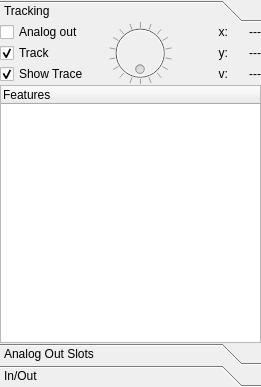
<?xml version="1.0" encoding="UTF-8"?>
<ui version="4.0">
 <class>tab_objects</class>
 <widget class="QWidget" name="tab_objects">
  <property name="geometry">
   <rect>
    <x>0</x>
    <y>0</y>
    <width>261</width>
    <height>387</height>
   </rect>
  </property>
  <property name="windowTitle">
   <string>Form</string>
  </property>
  <layout class="QGridLayout" name="gridLayout">
   <property name="margin">
    <number>0</number>
   </property>
   <property name="spacing">
    <number>0</number>
   </property>
   <item row="0" column="0">
    <layout class="QGridLayout" name="gridLayout_2">
     <property name="spacing">
      <number>1</number>
     </property>
     <item row="1" column="0">
      <widget class="QToolBox" name="toolBox">
       <property name="frameShape">
        <enum>QFrame::NoFrame</enum>
       </property>
       <property name="frameShadow">
        <enum>QFrame::Plain</enum>
       </property>
       <property name="lineWidth">
        <number>0</number>
       </property>
       <property name="currentIndex">
        <number>0</number>
       </property>
       <property name="tabSpacing">
        <number>0</number>
       </property>
       <widget class="QWidget" name="page_objects_tracking">
        <property name="geometry">
         <rect>
          <x>0</x>
          <y>0</y>
          <width>259</width>
          <height>322</height>
         </rect>
        </property>
        <attribute name="label">
         <string>Tracking</string>
        </attribute>
        <layout class="QGridLayout" name="gridLayout_6">
         <property name="margin">
          <number>0</number>
         </property>
         <property name="spacing">
          <number>0</number>
         </property>
         <item row="0" column="1">
          <layout class="QGridLayout" name="gridLayout_5">
           <property name="topMargin">
            <number>0</number>
           </property>
           <property name="spacing">
            <number>1</number>
           </property>
           <item row="2" column="4">
            <widget class="QLabel" name="lbl_speed">
             <property name="text">
              <string>---</string>
             </property>
             <property name="alignment">
              <set>Qt::AlignRight|Qt::AlignTrailing|Qt::AlignVCenter</set>
             </property>
            </widget>
           </item>
           <item row="0" column="3">
            <widget class="QLabel" name="lbl_xlbl">
             <property name="text">
              <string>x:</string>
             </property>
             <property name="alignment">
              <set>Qt::AlignRight|Qt::AlignTrailing|Qt::AlignVCenter</set>
             </property>
            </widget>
           </item>
           <item row="1" column="4">
            <widget class="QLabel" name="lbl_y">
             <property name="sizePolicy">
              <sizepolicy hsizetype="Preferred" vsizetype="Preferred">
               <horstretch>0</horstretch>
               <verstretch>0</verstretch>
              </sizepolicy>
             </property>
             <property name="minimumSize">
              <size>
               <width>32</width>
               <height>0</height>
              </size>
             </property>
             <property name="maximumSize">
              <size>
               <width>32</width>
               <height>16777215</height>
              </size>
             </property>
             <property name="text">
              <string>---</string>
             </property>
             <property name="alignment">
              <set>Qt::AlignRight|Qt::AlignTrailing|Qt::AlignVCenter</set>
             </property>
            </widget>
           </item>
           <item row="1" column="0">
            <widget class="QCheckBox" name="ckb_track">
             <property name="text">
              <string>Track</string>
             </property>
             <property name="checked">
              <bool>true</bool>
             </property>
            </widget>
           </item>
           <item row="2" column="3">
            <widget class="QLabel" name="lbl_speed_lbl">
             <property name="text">
              <string>v:</string>
             </property>
             <property name="alignment">
              <set>Qt::AlignRight|Qt::AlignTrailing|Qt::AlignVCenter</set>
             </property>
            </widget>
           </item>
           <item row="1" column="3">
            <widget class="QLabel" name="lbl_y_lbl">
             <property name="text">
              <string>y:</string>
             </property>
             <property name="alignment">
              <set>Qt::AlignRight|Qt::AlignTrailing|Qt::AlignVCenter</set>
             </property>
            </widget>
           </item>
           <item row="2" column="0">
            <widget class="QCheckBox" name="ckb_trace">
             <property name="text">
              <string>Show Trace</string>
             </property>
             <property name="checked">
              <bool>true</bool>
             </property>
            </widget>
           </item>
           <item row="0" column="0">
            <widget class="QCheckBox" name="ckb_analog_pos">
             <property name="text">
              <string>Analog out</string>
             </property>
            </widget>
           </item>
           <item row="0" column="4">
            <widget class="QLabel" name="lbl_x">
             <property name="sizePolicy">
              <sizepolicy hsizetype="Preferred" vsizetype="Preferred">
               <horstretch>0</horstretch>
               <verstretch>0</verstretch>
              </sizepolicy>
             </property>
             <property name="minimumSize">
              <size>
               <width>32</width>
               <height>0</height>
              </size>
             </property>
             <property name="maximumSize">
              <size>
               <width>32</width>
               <height>16777215</height>
              </size>
             </property>
             <property name="text">
              <string>---</string>
             </property>
             <property name="alignment">
              <set>Qt::AlignRight|Qt::AlignTrailing|Qt::AlignVCenter</set>
             </property>
            </widget>
           </item>
           <item row="0" column="1" rowspan="3" colspan="2">
            <widget class="QDial" name="dial_direction">
             <property name="enabled">
              <bool>false</bool>
             </property>
             <property name="maximum">
              <number>359</number>
             </property>
             <property name="pageStep">
              <number>1</number>
             </property>
             <property name="orientation">
              <enum>Qt::Vertical</enum>
             </property>
             <property name="invertedAppearance">
              <bool>true</bool>
             </property>
             <property name="wrapping">
              <bool>true</bool>
             </property>
             <property name="notchTarget">
              <double>20.000000000000000</double>
             </property>
             <property name="notchesVisible">
              <bool>true</bool>
             </property>
            </widget>
           </item>
           <item row="3" column="0" colspan="5">
            <widget class="QTreeWidget" name="tree_link_features">
             <property name="sizePolicy">
              <sizepolicy hsizetype="Expanding" vsizetype="Expanding">
               <horstretch>0</horstretch>
               <verstretch>0</verstretch>
              </sizepolicy>
             </property>
             <property name="showDropIndicator" stdset="0">
              <bool>false</bool>
             </property>
             <property name="alternatingRowColors">
              <bool>true</bool>
             </property>
             <property name="indentation">
              <number>0</number>
             </property>
             <attribute name="headerShowSortIndicator" stdset="0">
              <bool>false</bool>
             </attribute>
             <column>
              <property name="text">
               <string>Features</string>
              </property>
             </column>
            </widget>
           </item>
          </layout>
         </item>
        </layout>
       </widget>
       <widget class="QWidget" name="page_objects_slots">
        <attribute name="label">
         <string>Analog Out Slots</string>
        </attribute>
        <layout class="QGridLayout" name="gridLayout_8">
         <property name="margin">
          <number>0</number>
         </property>
         <property name="spacing">
          <number>0</number>
         </property>
         <item row="0" column="0">
          <layout class="QGridLayout" name="gridLayout_4">
           <item row="1" column="0">
            <widget class="QTableWidget" name="table_slots">
             <property name="enabled">
              <bool>false</bool>
             </property>
             <property name="sizePolicy">
              <sizepolicy hsizetype="MinimumExpanding" vsizetype="Expanding">
               <horstretch>0</horstretch>
               <verstretch>0</verstretch>
              </sizepolicy>
             </property>
             <property name="horizontalScrollBarPolicy">
              <enum>Qt::ScrollBarAsNeeded</enum>
             </property>
             <property name="alternatingRowColors">
              <bool>true</bool>
             </property>
             <property name="selectionMode">
              <enum>QAbstractItemView::NoSelection</enum>
             </property>
             <property name="selectionBehavior">
              <enum>QAbstractItemView::SelectRows</enum>
             </property>
             <property name="showGrid">
              <bool>true</bool>
             </property>
             <attribute name="horizontalHeaderDefaultSectionSize">
              <number>75</number>
             </attribute>
             <attribute name="horizontalHeaderStretchLastSection">
              <bool>true</bool>
             </attribute>
             <attribute name="verticalHeaderVisible">
              <bool>false</bool>
             </attribute>
             <column>
              <property name="text">
               <string>Property</string>
              </property>
             </column>
             <column>
              <property name="text">
               <string>Pin</string>
              </property>
             </column>
             <column>
              <property name="text">
               <string>Logic</string>
              </property>
             </column>
            </widget>
           </item>
           <item row="0" column="0">
            <widget class="QPushButton" name="btn_lock_table">
             <property name="sizePolicy">
              <sizepolicy hsizetype="Minimum" vsizetype="Fixed">
               <horstretch>0</horstretch>
               <verstretch>0</verstretch>
              </sizepolicy>
             </property>
             <property name="text">
              <string>Unlock</string>
             </property>
             <property name="checkable">
              <bool>true</bool>
             </property>
             <property name="default">
              <bool>true</bool>
             </property>
            </widget>
           </item>
          </layout>
         </item>
        </layout>
       </widget>
       <widget class="QWidget" name="page_objects_IO">
        <property name="geometry">
         <rect>
          <x>0</x>
          <y>0</y>
          <width>259</width>
          <height>322</height>
         </rect>
        </property>
        <attribute name="label">
         <string>In/Out</string>
        </attribute>
        <layout class="QGridLayout" name="gridLayout_7">
         <property name="margin">
          <number>0</number>
         </property>
         <property name="spacing">
          <number>0</number>
         </property>
         <item row="0" column="2">
          <layout class="QGridLayout" name="gridLayout_3">
           <item row="1" column="1">
            <widget class="QPushButton" name="pushButton_8">
             <property name="text">
              <string>Save</string>
             </property>
            </widget>
           </item>
           <item row="2" column="1">
            <widget class="QPushButton" name="pushButton_5">
             <property name="text">
              <string>Delete</string>
             </property>
            </widget>
           </item>
           <item row="2" column="0">
            <widget class="QPushButton" name="pushButton_4">
             <property name="text">
              <string>Clone</string>
             </property>
            </widget>
           </item>
           <item row="1" column="0">
            <widget class="QPushButton" name="pushButton_9">
             <property name="text">
              <string>Open</string>
             </property>
            </widget>
           </item>
           <item row="0" column="0" colspan="2">
            <widget class="QComboBox" name="combo_label">
             <property name="editable">
              <bool>true</bool>
             </property>
            </widget>
           </item>
           <item row="3" column="0" rowspan="2" colspan="2">
            <spacer name="verticalSpacer_3">
             <property name="orientation">
              <enum>Qt::Vertical</enum>
             </property>
             <property name="sizeHint" stdset="0">
              <size>
               <width>20</width>
               <height>40</height>
              </size>
             </property>
            </spacer>
           </item>
          </layout>
         </item>
        </layout>
       </widget>
      </widget>
     </item>
    </layout>
   </item>
  </layout>
 </widget>
 <resources/>
 <connections/>
</ui>
